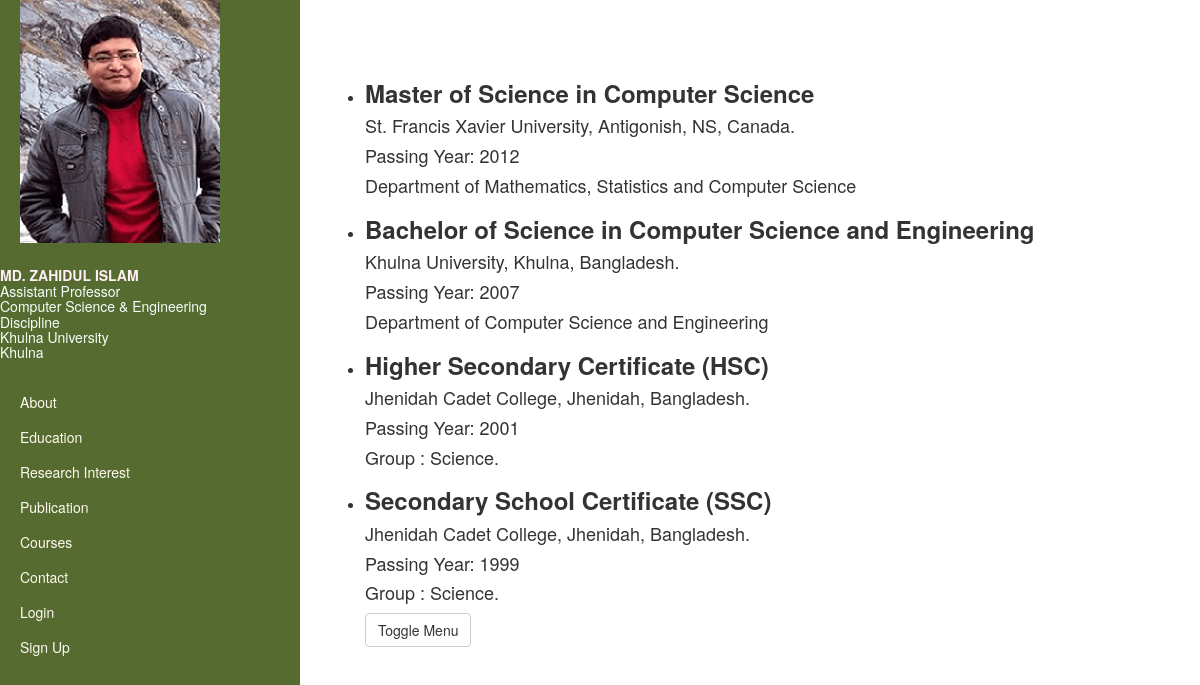
The page /education.php on the database its author committed.
### tables this page shows
CREATE TABLE IF NOT EXISTS `teacher` (
  `t_id` int(11) NOT NULL AUTO_INCREMENT,
  `name` varchar(50) NOT NULL,
  `email` varchar(100) NOT NULL,
  `photo` varchar(100) NOT NULL,
  `about` text NOT NULL,
  `designation` varchar(20) NOT NULL,
  `phone` int(20) NOT NULL,
  `password` varchar(100) NOT NULL,
  `last_login` datetime NOT NULL,
  PRIMARY KEY (`t_id`),
  UNIQUE KEY `email` (`email`)
);

CREATE TABLE IF NOT EXISTS `education` (
  `e_id` int(11) NOT NULL AUTO_INCREMENT,
  `title` text NOT NULL,
  `year` int(11) NOT NULL,
  `miscellaneous` text NOT NULL,
  `miscellaneous_link` text NOT NULL,
  `inst_link` text NOT NULL,
  `institution` text NOT NULL,
  `t_id` int(11) NOT NULL,
  PRIMARY KEY (`e_id`),
  KEY `t_id` (`t_id`)
);

### education.php (the view, shortened to what this page needs)
<?php
include_once 'login and registration form\dbconnect.php';
$sql = "SELECT title, miscellaneous, year, institution FROM education WHERE t_id = 3";
$result = mysqli_query($connection, $sql);
$sql2 = "SELECT * FROM `teacher` WHERE t_id=3";
$basic_info = mysqli_query($connection, $sql2);
$teacher_info = mysqli_fetch_array($basic_info);
$name = $teacher_info['name'];
$designation = $teacher_info['designation'];
?>
<!DOCTYPE html>
<html lang="en">
<head>
    <link href="css/bootstrap.min.css" rel="stylesheet">
    <link href="css/simple-sidebar.css" rel="stylesheet">
</head>
<body>
<div id="wrapper">
        <div id="sidebar-wrapper">
            <ul class="sidebar-nav">
                <li class="sidebar-brand">
                <img src="zahid.png">
                    <a class="info">
                       <H5><br><strong style="text-transform: uppercase; color:LavenderBlush "><?php echo $name ?></strong><br><?php echo $designation ?><br>Computer Science &amp; Engineering Discipline<br>Khulna University<br>Khulna</H5>
                    </a>
                </li>
                <li>
                    <a href="about.php">About</a>
                </li>
                <li>
                    <a href="education.php">Education</a>
                </li>
                <li>
                    <a href="research.php">Research Interest</a>
                </li>
                <li>
                    <a href="publication.php">Publication</a>
                </li>
                <li>
                    <a href="courses.php">Courses</a>
                </li>
                <li>
                    <a href="contact.php">Contact</a>
                </li>
                <?php if (isset($_SESSION['usr_id'])) { ?>
                <li class="uName" style="color:LavenderBlush "><a style="text-transform: uppercase;" >Logged in as <?php echo $_SESSION['usr_name']; ?></a></li>
                <li class="menu-item"><a href="login and registration form\logout.php">Log Out</a></li>
                <?php } else { ?>
                <li class="SignIn"><a href="login and registration form\login.php">Login</a></li>
                <li class="SignIn"><a href="login and registration form\register.php">Sign Up</a></li>
                <?php } ?>
            </ul>
        </div>
        <div id="page-content-wrapper">
            <div class="container-fluid">
                <div class="row">
                    <div class="col-lg-12">
                        <ul>
                            <?php
                                while($row = mysqli_fetch_assoc($result))
                                {
                                    echo "<li>";
                                    echo "<h3><strong>". $row["title"]."</strong></h3>";
                                    echo "<h4>". $row["institution"]."</h4>";
                                    echo "<h4>Passing Year: ". $row["year"]."</h4>";
                                    echo "<h4>". $row["miscellaneous"]."</h4>";
                                    echo "</li>";
                                }
                            ?>
                        <a href="#menu-toggle" class="btn btn-default" id="menu-toggle">Toggle Menu</a>
                        </ul>
                    </div>
                </div>
            </div>
        </div>
    </div>
</body>
</html>

### css/simple-sidebar.css (style rules this page uses)
body { overflow-x: hidden; }
#wrapper { padding-left: 0; -webkit-transition: all 0.5s ease; -moz-transition: all 0.5s ease; -o-transition: all 0.5s ease; transition: all 0.5s ease; }
#sidebar-wrapper { z-index: 1000; position: fixed; left: 250px; width: 0; height: 100%; margin-left: -250px; overflow-y: auto; background: DarkOliveGreen; -webkit-transition: all 0.5s ease; -moz-transition: all 0.5s ease; -o-transition: all 0.5s ease; transition: all 0.5s ease; }
#page-content-wrapper { width: 100%; position: absolute; padding: 15px; }
.sidebar-nav { position: absolute; top: 0; width: 260px; margin: 0; padding: 0; list-style: none; }
.sidebar-nav li { text-indent: 20px; line-height: 35px; }
.sidebar-nav li a { display: block; text-decoration: none; color: FloralWhite ; }
.sidebar-nav > .sidebar-brand { height: 385px; font-size: 18px; line-height: 50px; }
.sidebar-nav > .sidebar-brand a { color: white; }
.sidebar-nav > .sidebar-brand .info { color: MintCream ; }
@media (min-width:768px) { #wrapper { padding-left: 250px; } }
@media (min-width:768px) { #sidebar-wrapper { width: 300px; } }
@media (min-width:768px) { #page-content-wrapper { padding: 60px; position: relative; } }

### rows shown on the page
teacher: name "MD. ZAHIDUL ISLAM", designation "Assistant Professor"
education: title "Master of Science in Computer Science", institution "St. Francis Xavier University, Antigonish, NS, Canada.", year "2012", miscellaneous "Department of Mathematics, Statistics and Computer Science"
education: title "Bachelor of Science in Computer Science and Engineering", institution "Khulna University, Khulna, Bangladesh.", year "2007", miscellaneous "Department of Computer Science and Engineering"
education: title "Higher Secondary Certificate (HSC)", institution "Jhenidah Cadet College, Jhenidah, Bangladesh.", year "2001", miscellaneous "Group : Science."
education: title "Secondary School Certificate (SSC)", institution "Jhenidah Cadet College, Jhenidah, Bangladesh.", year "1999", miscellaneous "Group : Science."
